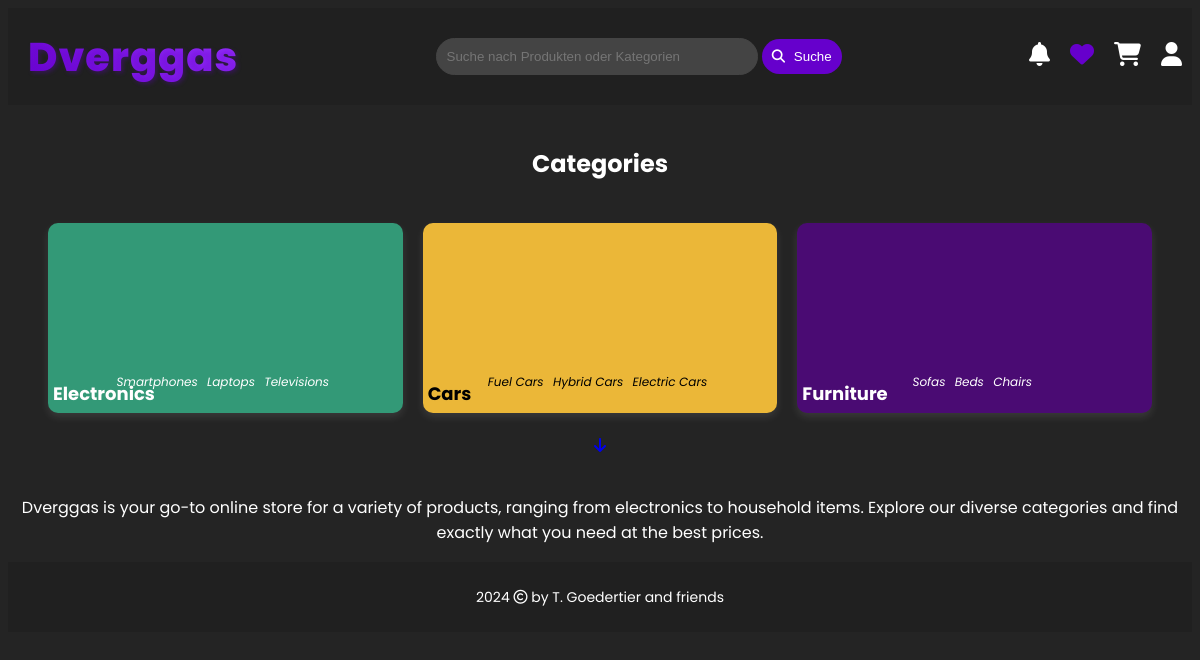
The page / on the database its author committed.
### tables this page shows
CREATE TABLE IF NOT EXISTS categories (
    id INT PRIMARY KEY AUTO_INCREMENT,
    name VARCHAR(255) NOT NULL,
    parent_id INT NULL,
    FOREIGN KEY (parent_id) REFERENCES categories(id)
);

### index.php (the view, shortened to what this page needs)
<?php
include_once 'include/head.php';
include_once 'include/header.php';
include_once 'db/connection.php';
function getSubcategories($parent_id, $conn)
{
    $subcategories_query = "SELECT name FROM categories WHERE parent_id = $parent_id LIMIT 3";
    $sub_result = mysqli_query($conn, $subcategories_query);
    $subcategories = [];
    while ($sub_row = mysqli_fetch_assoc($sub_result)) {
        $subcategories[] = $sub_row['name'];
    }
    return $subcategories;
}
$query = "SELECT * FROM categories WHERE parent_id IS NULL LIMIT 3";
$result = mysqli_query($conn, $query);
$categories = [];
while ($row = mysqli_fetch_assoc($result)) {
    $row['subcategories'] = getSubcategories($row['id'], $conn);
    $categories[] = $row;
}
?>
<div class="categories">
    <h2>Categories</h2>
    <div id="category-list" class="category-grid">
        <?php foreach ($categories as $category):
            $randomColor = sprintf('#%06X', mt_rand(0, 0xFFFFFF));
            ?>
            <a href="category.php?id=<?= $category['id']; ?>" style="text-decoration: none; color: inherit;">
                <div class="category-card" style="background-color: <?= $randomColor; ?>;">
                    <div class="category-name">
                        <?= htmlspecialchars($category['name']); ?>
                    </div>
                    <div class="subcategory-list">
                        <?php if (!empty($category['subcategories'])): ?>
                            <?php foreach ($category['subcategories'] as $subcategory): ?>
                                <span class="subcategory"><?= htmlspecialchars($subcategory); ?></span>
                            <?php endforeach; ?>
                        <?php else: ?>
                            <span class="subcategory">No Subcategories</span>
                        <?php endif; ?>
                    </div>
                </div>
            </a>
        <?php endforeach; ?>
    </div>
    <div class="more-link">
        <a href="javascript:void(0);" id="more-link" onclick="toggleCategories()">
            <i id="more-icon" class="fa-solid fa-arrow-down"></i>
        </a>
    </div>
</div>
<div class="about">
    <p>Dverggas is your go-to online store for a variety of products, ranging from electronics to household items.
        Explore our diverse categories and find exactly what you need at the best prices.</p>
</div>
<?php include_once 'include/footer.php'; ?>

### include/head.php (shortened to what this page needs)
<!DOCTYPE html>
<html lang="en">
<head>
    <?php
    $base_path = (basename(dirname($_SERVER['SCRIPT_NAME'])) == 'auth' || basename(dirname($_SERVER['SCRIPT_NAME'])) == 'shoppingcart') ? '../' : '';
    ?>
    <link rel="stylesheet" type="text/css" href="<?= $base_path; ?>styles/styles.css">
</head>
<body>

### include/header.php (shortened to what this page needs)
<header>
<a class="title-button" href="../index.php">Dverggas</a>
    <form method="GET" action="search.php">
        <div class="searchbar">
            <input type="text" name="search_term" placeholder="Suche nach Produkten oder Kategorien">
            <button type="submit" title="Search for products">
                <i class="fa-solid fa-magnifying-glass"></i> Suche
            </button>
        </div>
    </form>
    <div class="header-icons">
        <div class="icon-container">
            <i class="fa-solid fa-bell" style="font-size: 24px; cursor: pointer;" onclick="toggleNotificationMenu()" title="Notifications"></i>
        </div>
        <div class="icon-container">
            <i class="fa-solid fa-heart" style="font-size: 24px; cursor: pointer;" onclick="toggleWishlistMenu()" title="Wishlist"></i>
        </div>
        <div class="icon-container">
            <i class="fa-solid fa-cart-shopping" style="font-size: 24px; cursor: pointer;" onclick="toggleCartMenu()" title="Shopping Cart"></i>
        </div>
        <div class="icon-container">
            <i class="fa-solid fa-user" style="font-size: 24px; cursor: pointer;" onclick="toggleUserMenu()" title="User Menu"></i>
        </div>
    </div>
</header>

### include/footer.php
<footer>
    <p>2024 <i class="fa-regular fa-copyright"></i> by T. Goedertier and friends</p>
</footer>
</body>
</html>

### styles/styles.css (style rules this page uses)
:root { --bg-color: #242424; --text-color: white; --header-bg-color: #202020; --card-bg-color: #333; --input-bg-color: #444; --link-color: #007bff; --shadow-color: rgba(255, 255, 255, 0.1); --hover-shadow-color: rgba(255, 255, 255, 0.2); }
body { font-family: 'Poppins', Arial, Helvetica, sans-serif; background-color: var(--bg-color); color: var(--text-color); line-height: 1.6; min-height: 100vh; display: flex; flex-direction: column; }
html, body { height: 100%; }
header { position: relative; display: flex; justify-content: space-between; align-items: center; padding: 10px; background-color: var(--header-bg-color); }
header div { position: relative; }
header .fa-user { font-size: 24px; cursor: pointer; }
.title-button { font-size: 2.5rem; font-weight: 800; color: var(--text-color); text-decoration: none; background: linear-gradient(45deg, #6600cc, #9933ff); background-clip: text; -webkit-background-clip: text; -webkit-text-fill-color: transparent; text-shadow: 2px 2px 4px rgba(102, 0, 204, 0.3); letter-spacing: 1px; transition: all 0.3s ease; position: relative; padding: 5px 10px; }
.title-button::before { content: ''; position: absolute; bottom: 0; left: 0; width: 100%; height: 2px; background: linear-gradient(45deg, #6600cc, #9933ff); transform: scaleX(0); transform-origin: right; transition: transform 0.3s ease; }
.header-icons { display: flex; gap: 20px; align-items: center; }
.icon-container { position: relative; }
.searchbar { text-align: center; margin: 20px 0; }
.searchbar input { background-color: var(--input-bg-color); color: var(--text-color); padding: 10px; border-radius: 25px; border: 1px solid var(--input-bg-color); width: 300px; }
.searchbar button { padding: 10px; border-radius: 25px; background-color: #6600cc; color: white; border: none; transition: all 0.3s ease; }
.searchbar .fa-magnifying-glass { margin-right: 5px; }
.categories { padding: 20px; text-align: center; }
.categories h2 { margin-bottom: 20px; }
.category-grid { display: grid; grid-template-columns: repeat(3, 1fr); gap: 20px; padding: 20px; }
.category-card { position: relative; border-radius: 10px; padding: 20px; height: 150px; background-size: cover; background-position: center; display: flex; flex-direction: column; justify-content: flex-end; box-shadow: 0 4px 8px var(--shadow-color); transition: box-shadow 0.3s, transform 0.5s; }
.category-name { font-size: 18px; font-weight: bold; color: var(--text-color); padding: 5px; position: absolute; bottom: 0; left: 0; }
.subcategory-list { margin-top: 10px; }
.subcategory { font-style: italic; color: grey; font-size: 12px; margin-right: 5px; }
.about { text-align: center; }
.fa-heart { color: #6600cc; transition: transform 0.3s; }
footer { text-align: center; padding: 10px 0; background-color: var(--header-bg-color); color: var(--text-color); font-size: 14px; position: relative; }

### rows shown on the page
categories: name "Electronics", subcategory "Smartphones", subcategory "Laptops", subcategory "Televisions"
categories: name "Cars", subcategory "Fuel Cars", subcategory "Hybrid Cars", subcategory "Electric Cars"
categories: name "Furniture", subcategory "Sofas", subcategory "Beds", subcategory "Chairs"
